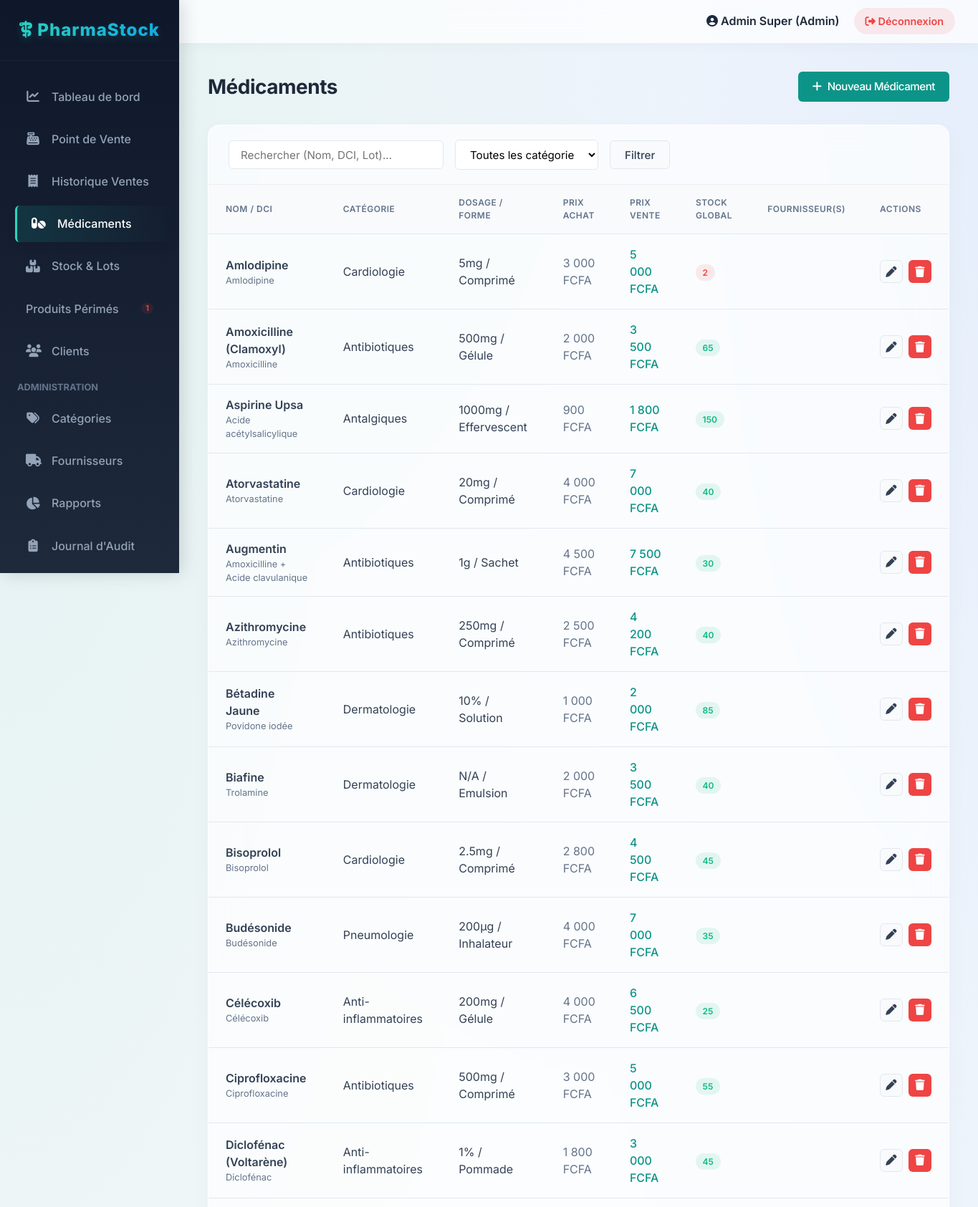
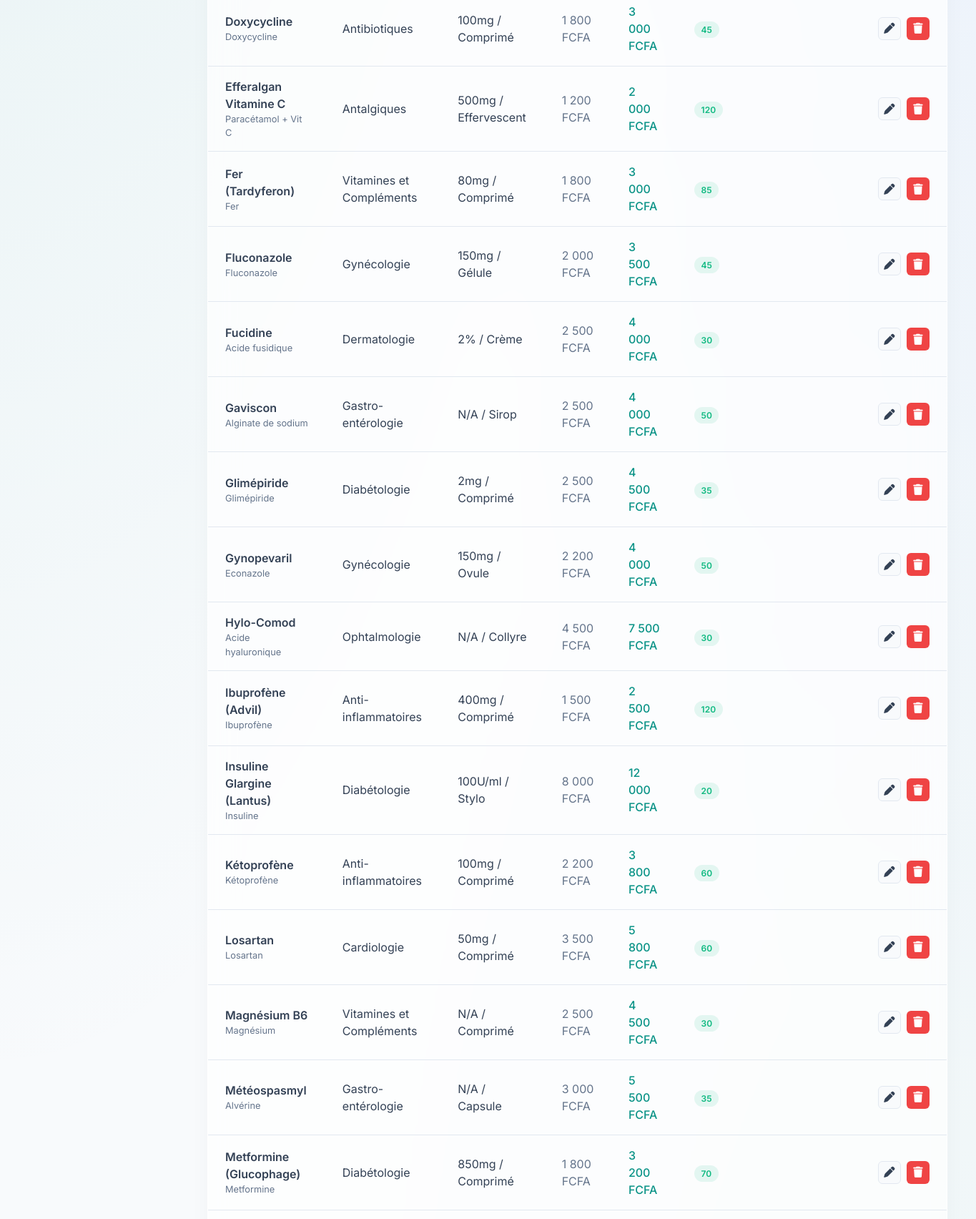
/index.php?page=medicaments (signed in, upper part), run on the app's committed database (2 pictures, top to bottom).
### tables this page shows
CREATE TABLE `medicament` (
  `id` INT PRIMARY KEY AUTO_INCREMENT,
  `nom` VARCHAR(100) NOT NULL,
  `id_categorie` INT NOT NULL,
  `principe_actif` VARCHAR(100),
  `dosage` VARCHAR(50),
  `forme` VARCHAR(50),
  `prix_achat` DECIMAL(10,2),
  `prix_vente` DECIMAL(10,2) NOT NULL,
  `quantite_stock` INT DEFAULT 0,
  `stock_minimum` INT DEFAULT 5,
  `date_fabrication` DATE,
  `date_expiration` DATE NOT NULL,
  `lot_numero` VARCHAR(50),
  `est_actif` BOOLEAN DEFAULT TRUE,
  FOREIGN KEY (`id_categorie`) REFERENCES `categorie`(`id`) ON DELETE RESTRICT
);

CREATE TABLE `categorie` (
  `id` INT PRIMARY KEY AUTO_INCREMENT,
  `nom` VARCHAR(100) UNIQUE NOT NULL,
  `description` TEXT
);

### includes/auth.php (called while the page is built, shortened)
<?php
require_once __DIR__ . '/../config/database.php';
function estAdmin() {
    return isset($_SESSION['user_role']) && $_SESSION['user_role'] === 'admin';
}

### config/database.php (called while the page is built, shortened)
<?php
class Database {
    private static $instance = null;
    private $pdo;
    private function __construct() {
        try {
			$dsn = "mysql:host=" . DB_HOST . ";port=" . DB_PORT . ";dbname=" . DB_NAME . ";charset=utf8";
			$options = [
                PDO::ATTR_ERRMODE            => PDO::ERRMODE_EXCEPTION,
                PDO::ATTR_DEFAULT_FETCH_MODE => PDO::FETCH_ASSOC,
                PDO::ATTR_EMULATE_PREPARES   => false,
            ];
            $this->pdo = new PDO($dsn, DB_USER, DB_PASS, $options);
        } catch (PDOException $e) {
            die("Erreur de connexion à la base de données: " . $e->getMessage());
        }
    }
    public static function getInstance() {
        if (self::$instance === null) {
            self::$instance = new self();
        }
        return self::$instance;
    }
    public function getConnection() {
        return $this->pdo;
    }
}

### models/Medicament.php (called while the page is built, shortened)
<?php
require_once __DIR__ . '/../config/database.php';
class Medicament {
    private $db;
    public function __construct() {
        $this->db = Database::getInstance()->getConnection();
    }
    public function getAll($filters = null, $search = null) {
        $sql = "
            SELECT m.*, c.nom as categorie_nom,
                   GROUP_CONCAT(DISTINCT f.nom SEPARATOR ', ') as fournisseur_nom
            FROM medicament m
            LEFT JOIN categorie c ON m.id_categorie = c.id
            LEFT JOIN medicament_fournisseur mf ON m.id = mf.id_medicament
            LEFT JOIN fournisseur f ON mf.id_fournisseur = f.id
            LEFT JOIN lot l ON m.id = l.id_medicament
            WHERE m.est_actif = 1
        ";
        $params = [];
        $sql .= " GROUP BY m.id ORDER BY m.nom ASC";
        $stmt = $this->db->prepare($sql);
        $stmt->execute($params);
        return $stmt->fetchAll();
    }
}

### includes/utils.php (called while the page is built, shortened)
<?php
function formatMontant($montant) {
    return number_format($montant, 0, ',', ' ') . ' FCFA';
}

### views/medicaments/liste.php (the view, shortened to what this page needs)
<?php include __DIR__ . '/../layouts/header.php'; ?>
<div class="page-title">
    <span>Médicaments</span>
    <a href="<?= BASE_URL ?>/index.php?page=medicaments&action=create" class="btn btn-primary"><i class="fa-solid fa-plus"></i> Nouveau Médicament</a>
</div>
<div class="card">
    <div class="card-header">
        <form action="<?= BASE_URL ?>/index.php" method="GET" style="display: flex; gap: 1rem; align-items: center; width: 100%;">
            <input type="text" name="q" class="form-control" placeholder="Rechercher (Nom, DCI, Lot)..." value="<?= htmlspecialchars($search) ?>" style="max-width: 300px;">
            <select name="categorie" class="form-control" style="max-width: 200px;">
                <option value="">Toutes les catégories</option>
            </select>
            <button type="submit" class="btn btn-secondary">Filtrer</button>
        </form>
    </div>
    <div class="table-responsive">
        <table class="table">
            <thead>
                <tr>
                    <th>Nom / DCI</th>
                    <th>Catégorie</th>
                    <th>Dosage / Forme</th>
                    <?php if(estAdmin()): ?>
                        <th>Prix Achat</th>
                    <?php endif; ?>
                    <th>Prix Vente</th>
                    <th>Stock Global</th>
                    <th>Fournisseur(s)</th>
                    <th>Actions</th>
                </tr>
            </thead>
            <tbody>
                <?php if(empty($medicaments)): ?>
                    <tr><td colspan="<?= estAdmin() ? 8 : 7 ?>" style="text-align: center; padding: 2rem; color: var(--text-muted);">
                        <i class="fa-solid fa-box-open" style="font-size: 1.5rem; display: block; margin-bottom: 0.5rem;"></i>
                        Aucun médicament trouvé.
                    </td></tr>
                <?php else: ?>
                    <?php foreach($medicaments as $m): ?>
                    <tr>
                        <td>
                            <div style="font-weight: 600;"><?= htmlspecialchars($m['nom']) ?></div>
                            <div style="font-size: 0.8rem; color: var(--text-muted);"><?= htmlspecialchars($m['principe_actif']) ?></div>
                        </td>
                        <td><?= htmlspecialchars($m['categorie_nom']) ?></td>
                        <td><?= htmlspecialchars($m['dosage']) ?> / <?= htmlspecialchars($m['forme']) ?></td>
                        <?php if(estAdmin()): ?>
                            <td style="color: var(--text-muted);"><?= formatMontant($m['prix_achat']) ?></td>
                        <?php endif; ?>
                        <td style="font-weight: 500; color: var(--primary-color);"><?= formatMontant($m['prix_vente']) ?></td>
                        <td>
                            <?php if($m['quantite_stock'] <= $m['stock_minimum']): ?>
                                <span class="badge badge-danger" title="Min: <?= $m['stock_minimum'] ?>"><?= $m['quantite_stock'] ?></span>
                            <?php else: ?>
                                <span class="badge badge-success"><?= $m['quantite_stock'] ?></span>
                            <?php endif; ?>
                        </td>
                        <td><?= htmlspecialchars($m['fournisseur_nom']) ?></td>
                        <td>
                            <div style="display: flex; gap: 0.5rem;">
                                <a href="<?= BASE_URL ?>/index.php?page=medicaments&action=edit&id=<?= $m['id'] ?>" class="btn btn-secondary btn-icon"><i class="fa-solid fa-pen"></i></a>
                                <?php if(estAdmin()): ?>
                                    <a href="<?= BASE_URL ?>/index.php?page=medicaments&action=delete&id=<?= $m['id'] ?>" class="btn btn-danger btn-icon" onclick="return confirm('Voulez-vous vraiment désactiver ce médicament ?');"><i class="fa-solid fa-trash"></i></a>
                                <?php endif; ?>
                            </div>
                        </td>
                    </tr>
                    <?php endforeach; ?>
                <?php endif; ?>
            </tbody>
        </table>
    </div>
</div>
<?php include __DIR__ . '/../layouts/footer.php'; ?>

### public/css/style.css (style rules this page uses)
:root { --primary-color: #0d9488; --primary-hover: #0f766e; --secondary-color: #3b82f6; --dark-color: #1e293b; --light-bg: #f8fafc; --white: #ffffff; --border-color: #e2e8f0; --text-color: #334155; --text-muted: #64748b; --danger: #ef4444; --warning: #f59e0b; --success: #10b981; --sidebar-width: 250px; --header-height: 60px; --font-family: 'Inter', system-ui, -apple-system, sans-serif; --shadow-sm: 0 1px 2px 0 rgb(0 0 0 / 0.05); --shadow-md: 0 4px 6px -1px rgb(0 0 0 / 0.1), 0 2px 4px -2px rgb(0 0 0 / 0.1); --shadow-lg: 0 10px 15px -3px rgb(0 0 0 / 0.1), 0 4px 6px -4px rgb(0 0 0 / 0.1); --radius-md: 0.375rem; --radius-lg: 0.5rem; }
* { margin: 0; padding: 0; box-sizing: border-box; }
body { font-family: var(--font-family); background-color: #f8fafc; background-image: radial-gradient(at 0% 0%, hsla(175, 83%, 32%, 0.1) 0px, transparent 50%), radial-gradient(at 100% 0%, hsla(217, 91%, 60%, 0.1) 0px, transparent 50%), radial-gradient(at 100% 100%, hsla(175, 83%, 32%, 0.05) 0px, transparent 50%); background-attachment: fixed; color: var(--text-color); line-height: 1.5; }
a { text-decoration: none; color: var(--primary-color); transition: color 0.2s ease; }
.page-title { font-size: 1.75rem; font-weight: 700; margin-bottom: 2rem; color: #1e293b; display: flex; justify-content: space-between; align-items: center; letter-spacing: -0.5px; }
.card { background: rgba(255, 255, 255, 0.7); backdrop-filter: blur(20px); -webkit-backdrop-filter: blur(20px); border-radius: 1rem; box-shadow: 0 10px 30px rgba(0, 0, 0, 0.03); border: 1px solid rgba(255, 255, 255, 1); overflow: hidden; margin-bottom: 1.5rem; animation: fadeUp 0.5s ease-out backwards; }
.card:nth-child(2) { animation-delay: 0.1s; }
.card-header { padding: 1.25rem 1.75rem; border-bottom: 1px solid rgba(0, 0, 0, 0.05); font-weight: 600; display: flex; justify-content: space-between; align-items: center; background: rgba(248, 250, 252, 0.4); }
.table-responsive { overflow-x: auto; }
.table { width: 100%; border-collapse: collapse; }
.table th, .table td { padding: 1rem 1.5rem; text-align: left; border-bottom: 1px solid var(--border-color); }
.table th { background-color: var(--light-bg); font-weight: 600; color: var(--text-muted); text-transform: uppercase; font-size: 0.75rem; letter-spacing: 0.5px; }
.badge { padding: 0.25rem 0.6rem; border-radius: 9999px; font-size: 0.75rem; font-weight: 600; }
.badge-success { background: rgba(16, 185, 129, 0.1); color: var(--success); }
.badge-danger { background: rgba(239, 68, 68, 0.1); color: var(--danger); }
.form-control { width: 100%; padding: 0.6rem 1rem; border: 1px solid var(--border-color); border-radius: var(--radius-md); font-family: inherit; font-size: 0.95rem; transition: all 0.2s; background-color: var(--white); }
.btn { display: inline-flex; align-items: center; justify-content: center; gap: 0.5rem; padding: 0.6rem 1.25rem; border-radius: var(--radius-md); font-weight: 500; cursor: pointer; border: none; transition: all 0.2s; font-family: inherit; font-size: 0.95rem; }
.btn-primary { background-color: var(--primary-color); color: white; }
.btn-danger { background-color: var(--danger); color: white; }
.btn-secondary { background-color: var(--light-bg); color: var(--text-color); border: 1px solid var(--border-color); }
.btn-icon { width: 32px; height: 32px; padding: 0; border-radius: var(--radius-md); display: inline-flex; align-items: center; justify-content: center; }

### data on the page
medicament: nom "Amlodipine", principe_actif "Amlodipine", id_categorie.nom "Cardiologie", dosage "5mg", forme "Comprimé", prix_achat "3 000 FCFA", prix_vente "5 000 FCFA", quantite_stock "2"
medicament: nom "Amoxicilline (Clamoxyl)", principe_actif "Amoxicilline", id_categorie.nom "Antibiotiques", dosage "500mg", forme "Gélule", prix_achat "2 000 FCFA", prix_vente "3 500 FCFA", quantite_stock "65"
medicament: nom "Aspirine Upsa", principe_actif "Acide acétylsalicylique", id_categorie.nom "Antalgiques", dosage "1000mg", forme "Effervescent", prix_achat "900 FCFA", prix_vente "1 800 FCFA", quantite_stock "150"
medicament: nom "Atorvastatine", principe_actif "Atorvastatine", id_categorie.nom "Cardiologie", dosage "20mg", forme "Comprimé", prix_achat "4 000 FCFA", prix_vente "7 000 FCFA", quantite_stock "40"
medicament: nom "Augmentin", principe_actif "Amoxicilline + Acide clavulanique", id_categorie.nom "Antibiotiques", dosage "1g", forme "Sachet", prix_achat "4 500 FCFA", prix_vente "7 500 FCFA", quantite_stock "30"
medicament: nom "Azithromycine", principe_actif "Azithromycine", id_categorie.nom "Antibiotiques", dosage "250mg", forme "Comprimé", prix_achat "2 500 FCFA", prix_vente "4 200 FCFA", quantite_stock "40"
medicament: nom "Bétadine Jaune", principe_actif "Povidone iodée", id_categorie.nom "Dermatologie", dosage "10%", forme "Solution", prix_achat "1 000 FCFA", prix_vente "2 000 FCFA", quantite_stock "85"
medicament: nom "Biafine", principe_actif "Trolamine", id_categorie.nom "Dermatologie", dosage "N/A", forme "Emulsion", prix_achat "2 000 FCFA", prix_vente "3 500 FCFA", quantite_stock "40"
medicament: nom "Bisoprolol", principe_actif "Bisoprolol", id_categorie.nom "Cardiologie", dosage "2.5mg", forme "Comprimé", prix_achat "2 800 FCFA", prix_vente "4 500 FCFA", quantite_stock "45"
medicament: nom "Budésonide", principe_actif "Budésonide", id_categorie.nom "Pneumologie", dosage "200µg", forme "Inhalateur", prix_achat "4 000 FCFA", prix_vente "7 000 FCFA", quantite_stock "35"
medicament: nom "Célécoxib", principe_actif "Célécoxib", id_categorie.nom "Anti-inflammatoires", dosage "200mg", forme "Gélule", prix_achat "4 000 FCFA", prix_vente "6 500 FCFA", quantite_stock "25"
medicament: nom "Ciprofloxacine", principe_actif "Ciprofloxacine", id_categorie.nom "Antibiotiques", dosage "500mg", forme "Comprimé", prix_achat "3 000 FCFA", prix_vente "5 000 FCFA", quantite_stock "55"
medicament: nom "Diclofénac (Voltarène)", principe_actif "Diclofénac", id_categorie.nom "Anti-inflammatoires", dosage "1%", forme "Pommade", prix_achat "1 800 FCFA", prix_vente "3 000 FCFA", quantite_stock "45"
medicament: nom "Doxycycline", principe_actif "Doxycycline", id_categorie.nom "Antibiotiques", dosage "100mg", forme "Comprimé", prix_achat "1 800 FCFA", prix_vente "3 000 FCFA", quantite_stock "45"
medicament: nom "Efferalgan Vitamine C", principe_actif "Paracétamol + Vit C", id_categorie.nom "Antalgiques", dosage "500mg", forme "Effervescent", prix_achat "1 200 FCFA", prix_vente "2 000 FCFA", quantite_stock "120"
medicament: nom "Fer (Tardyferon)", principe_actif "Fer", id_categorie.nom "Vitamines et Compléments", dosage "80mg", forme "Comprimé", prix_achat "1 800 FCFA", prix_vente "3 000 FCFA", quantite_stock "85"
medicament: nom "Fluconazole", principe_actif "Fluconazole", id_categorie.nom "Gynécologie", dosage "150mg", forme "Gélule", prix_achat "2 000 FCFA", prix_vente "3 500 FCFA", quantite_stock "45"
medicament: nom "Fucidine", principe_actif "Acide fusidique", id_categorie.nom "Dermatologie", dosage "2%", forme "Crème", prix_achat "2 500 FCFA", prix_vente "4 000 FCFA", quantite_stock "30"
medicament: nom "Gaviscon", principe_actif "Alginate de sodium", id_categorie.nom "Gastro-entérologie", dosage "N/A", forme "Sirop", prix_achat "2 500 FCFA", prix_vente "4 000 FCFA", quantite_stock "50"
medicament: nom "Glimépiride", principe_actif "Glimépiride", id_categorie.nom "Diabétologie", dosage "2mg", forme "Comprimé", prix_achat "2 500 FCFA", prix_vente "4 500 FCFA", quantite_stock "35"
medicament: nom "Gynopevaril", principe_actif "Econazole", id_categorie.nom "Gynécologie", dosage "150mg", forme "Ovule", prix_achat "2 200 FCFA", prix_vente "4 000 FCFA", quantite_stock "50"
medicament: nom "Hylo-Comod", principe_actif "Acide hyaluronique", id_categorie.nom "Ophtalmologie", dosage "N/A", forme "Collyre", prix_achat "4 500 FCFA", prix_vente "7 500 FCFA", quantite_stock "30"
medicament: nom "Ibuprofène (Advil)", principe_actif "Ibuprofène", id_categorie.nom "Anti-inflammatoires", dosage "400mg", forme "Comprimé", prix_achat "1 500 FCFA", prix_vente "2 500 FCFA", quantite_stock "120"
medicament: nom "Insuline Glargine (Lantus)", principe_actif "Insuline", id_categorie.nom "Diabétologie", dosage "100U/ml", forme "Stylo", prix_achat "8 000 FCFA", prix_vente "12 000 FCFA", quantite_stock "20"
medicament: nom "Kétoprofène", principe_actif "Kétoprofène", id_categorie.nom "Anti-inflammatoires", dosage "100mg", forme "Comprimé", prix_achat "2 200 FCFA", prix_vente "3 800 FCFA", quantite_stock "60"
medicament: nom "Losartan", principe_actif "Losartan", id_categorie.nom "Cardiologie", dosage "50mg", forme "Comprimé", prix_achat "3 500 FCFA", prix_vente "5 800 FCFA", quantite_stock "60"
medicament: nom "Magnésium B6", principe_actif "Magnésium", id_categorie.nom "Vitamines et Compléments", dosage "N/A", forme "Comprimé", prix_achat "2 500 FCFA", prix_vente "4 500 FCFA", quantite_stock "30"
medicament: nom "Météospasmyl", principe_actif "Alvérine", id_categorie.nom "Gastro-entérologie", dosage "N/A", forme "Capsule", prix_achat "3 000 FCFA", prix_vente "5 500 FCFA", quantite_stock "35"
medicament: nom "Metformine (Glucophage)", principe_actif "Metformine", id_categorie.nom "Diabétologie", dosage "850mg", forme "Comprimé", prix_achat "1 800 FCFA", prix_vente "3 200 FCFA", quantite_stock "70"

### other printed values
$sidebarPerimesCount "1"
$_SESSION['user_prenom'] . ' ' . $_SESSION['user_nom'] "Admin Super"
$_SESSION['user_role'] "Admin"
